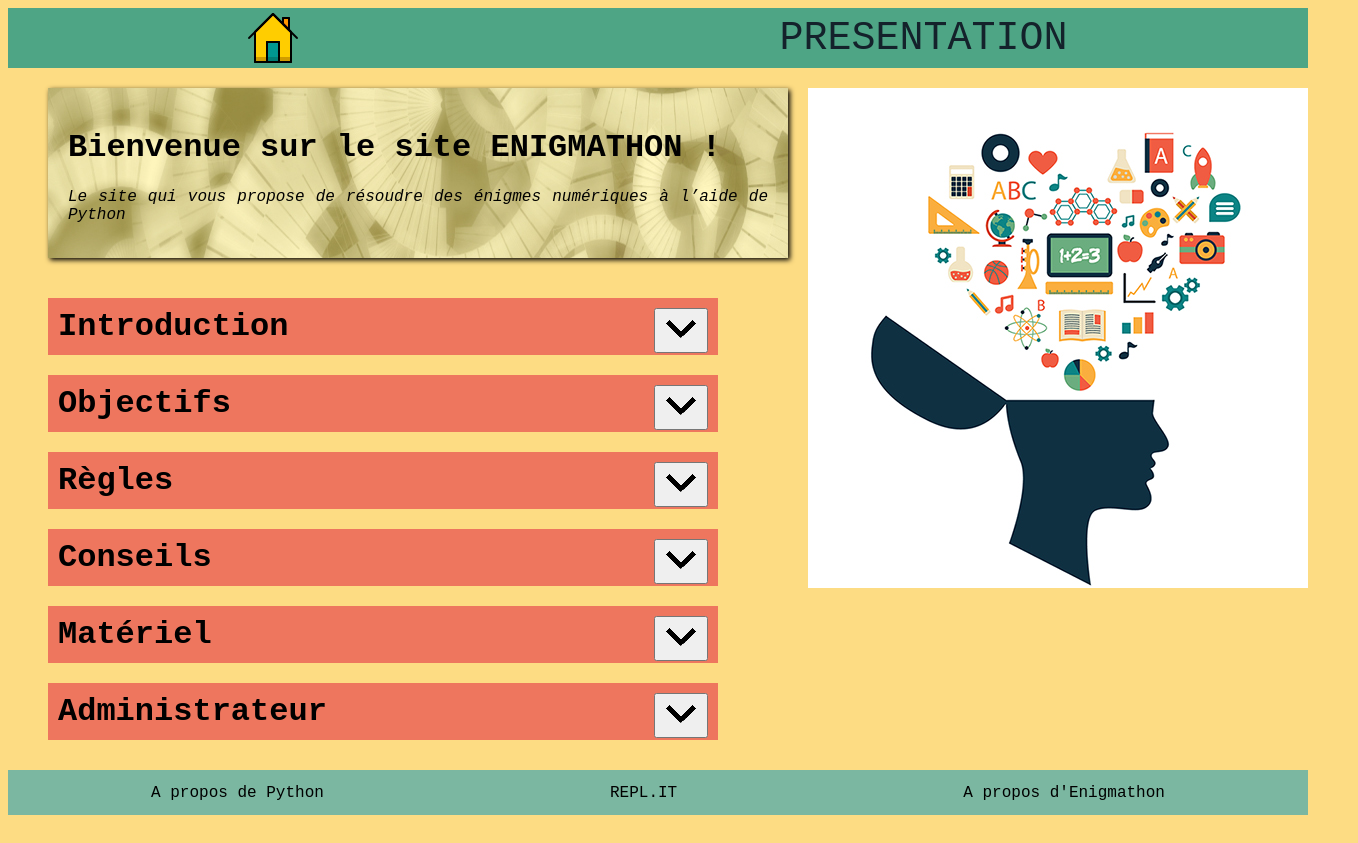
/portail/presentation/, run on the app's committed database.
### portail/models.py (models this page shows, shortened)
class CollapsibleText (models.Model):
    titre = models.CharField(max_length=20, blank=True)
    collapsed = models.BooleanField(default=True)
    contenu = models.TextField()
    conteneur = models.ForeignKey("CollapsibleContainer", on_delete=models.CASCADE)

### portail/views.py (the view)
def presentation (request):
    presentation=CollapsibleContainer.objects.get(titre="Regles")
    texts = CollapsibleText.objects.filter(conteneur=presentation)
    for text in texts:
        if text.titre in request.GET:
            text.collapsed = not text.collapsed
            text.save()
    return render (request, 'portail/presentation.html/', {'texts': texts })

### portail/templates/portail/presentation.html (shortened to what this page needs)
{% load static %}
<!DOCTYPE html>
<html lang="fr">
<head>
    <link rel="stylesheet" href="{% static 'presentation.css' %}" />
</head>
<body>
    <header>
            <a class="home" href="{% url 'PORTAIL' %}">
                        <img src="{% static 'Home.png' %}"  title="retour à la page d'Accueil"/>
                        <img src="{% static 'Homehover.png' %}"  title="retour à la page d'Accueil"/></a>
            <div class="bandeau"> PRESENTATION </div>
    </header>
    <div id="presentation">
        <div id="parties">
            <div class="bienvenue">
                <h1>Bienvenue sur le site ENIGMATHON !</h1>
                <em>Le site qui vous propose de résoudre des énigmes numériques à l’aide de Python</em>
            </div>
            <div class="collapsible">
                {% for fenetre in texts %}
                    <form action="" method='GET'>
                        <div class="titre">
                            {{ fenetre.titre }}
                            {% if fenetre.collapsed %}
                                <button  type="submit" class="btn" name={{ fenetre.titre }} value="scroll">
                                    <img src="{% static 'scroll.png' %}">
                                </button>
                            {% else %}
                                <button  type="submit" class="btn" name={{ fenetre.titre }} value="scroll">
                                    <img src="{% static 'scroll_up.png' %}">
                                </button>
                            {% endif %}
                        </div>
                    </form>
                {% endfor %}
            </div>
        </div>
    </div>
    <footer>
            <nav>
                <a href="{% url 'PYTHON' %}" title="infos sur Python"> A propos de Python </a>
                <a href="https://repl.it"  target="_blank"> REPL.IT </a>
                <a href="{% url 'A PROPOS' %}" title="à propos d'Enigmathon"> A propos d'Enigmathon </a>
            </nav>
    </footer>
</body>
</html>

### portail/static/presentation.css (style rules this page uses)
body { font-family: 'Courier New'; background-color: #fddc83; width: 1300px; min-width: 800px; min-height: 1000px; }
header { display : flex; justify-content: space-around; background-color: #4ea585; color : #14222b; align-items: center; min-height: 60px; }
.home img:first-child { display: block; }
.bandeau { font-size : 2.5em; }
nav { margin-top: 20px; background-color : #7bb7a1; display : flex; justify-content: space-around; align-items: center; min-height: 45px; }
h1 { font-size: 2em; }
em { font-style: italic; }
a { text-decoration: none; color: inherit; }
#presentation { background-image: url('CreativeHead72.jpg'); background-position: top right; background-repeat: no-repeat; }
#parties { margin-top: 20px; display: flex; flex-direction: column; justify-content: space-between; width: 1300px; margin-left: 40px; text-align: justify; }
.bienvenue { width:700px; height: 130px; padding:20px; background-image: url('MazeYellow72.jpg'); box-shadow: 2px 2px 5px; }
.collapsible { margin-top: 30px; display: flex; flex-direction: column; }
.titre { width: 50%; padding:10px; font-size: 2em; font-weight: bold; background-color: #ee765e; margin-top: 10px; margin-bottom:10px; }
.btn { float: right; padding: 10px; cursor: pointer; }

### data on the page
CollapsibleText: titre "Introduction", collapsed True (drawn)
CollapsibleText: titre "Objectifs", collapsed True (drawn)
CollapsibleText: titre "Règles", collapsed True (drawn)
CollapsibleText: titre "Conseils", collapsed True (drawn)
CollapsibleText: titre "Matériel", collapsed True (drawn)
CollapsibleText: titre "Administrateur", collapsed True (drawn)
